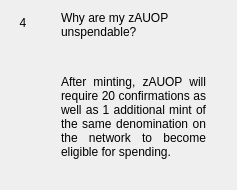
                  <widget class="QWidget" name="widgetFaq4" native="true">
                   <layout class="QHBoxLayout" name="horizontalPage_4" stretch="0,1">
                    <item alignment="Qt::AlignTop">
                     <widget class="QLabel" name="labelNumber4">
                      <property name="minimumSize">
                       <size>
                        <width>24</width>
                        <height>24</height>
                       </size>
                      </property>
                      <property name="maximumSize">
                       <size>
                        <width>16777215</width>
                        <height>24</height>
                       </size>
                      </property>
                      <property name="text">
                       <string>4</string>
                      </property>
                      <property name="alignment">
                       <set>Qt::AlignCenter</set>
                      </property>
                     </widget>
                    </item>
                    <item>
                     <layout class="QVBoxLayout" name="verticalLayoutPage_4">
                      <property name="leftMargin">
                       <number>20</number>
                      </property>
                      <property name="rightMargin">
                       <number>20</number>
                      </property>
                      <item>
                       <widget class="QLabel" name="labelSubtitle4">
                        <property name="text">
                         <string>Why are my zAUOP unspendable?</string>
                        </property>
                        <property name="wordWrap">
                         <bool>true</bool>
                        </property>
                       </widget>
                      </item>
                      <item>
                       <spacer name="verticalSpacer_40">
                        <property name="orientation">
                         <enum>Qt::Vertical</enum>
                        </property>
                        <property name="sizeType">
                         <enum>QSizePolicy::Fixed</enum>
                        </property>
                        <property name="sizeHint" stdset="0">
                         <size>
                          <width>20</width>
                          <height>30</height>
                         </size>
                        </property>
                       </spacer>
                      </item>
                      <item>
                       <widget class="QLabel" name="labelContent4">
                        <property name="text">
                         <string>
                           &lt;html&gt;&lt;head/&gt;&lt;body&gt;&lt;p align=&quot;justify&quot;&gt;
                           After minting, zAUOP will require 20 confirmations as well as 1
                           additional mint of the same denomination on the network to
                           become eligible for spending.
                           &lt;/p&gt;&lt;/body&gt;&lt;/html&gt;
                         </string>
                        </property>
                        <property name="alignment">
                         <set>Qt::AlignLeading|Qt::AlignLeft|Qt::AlignTop</set>
                        </property>
                        <property name="wordWrap">
                         <bool>true</bool>
                        </property>
                       </widget>
                      </item>
                      <item>
                       <spacer name="verticalSpacer_41">
                        <property name="orientation">
                         <enum>Qt::Vertical</enum>
                        </property>
                        <property name="sizeHint" stdset="0">
                         <size>
                          <width>20</width>
                          <height>20</height>
                         </size>
                        </property>
                       </spacer>
                      </item>
                     </layout>
                    </item>
                   </layout>
                  </widget>
